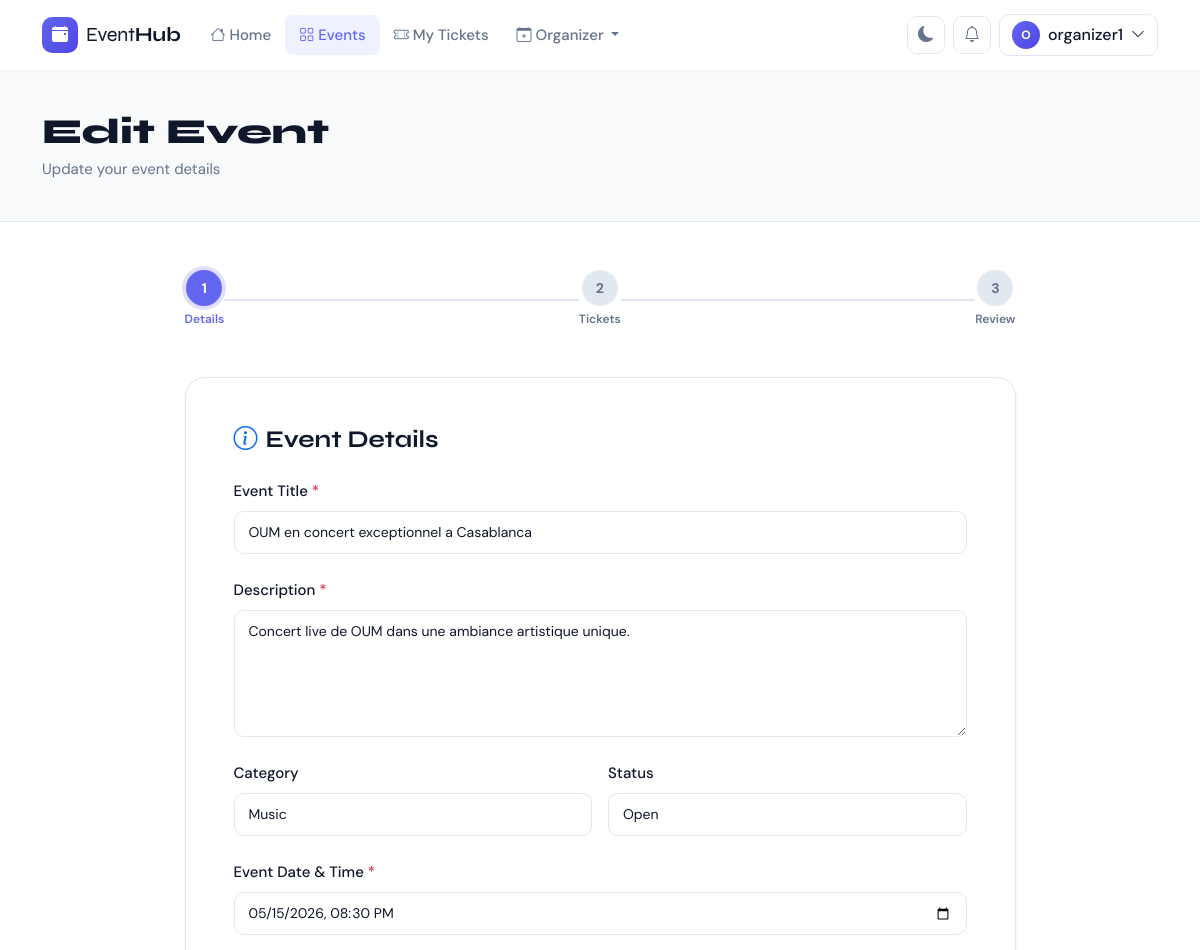
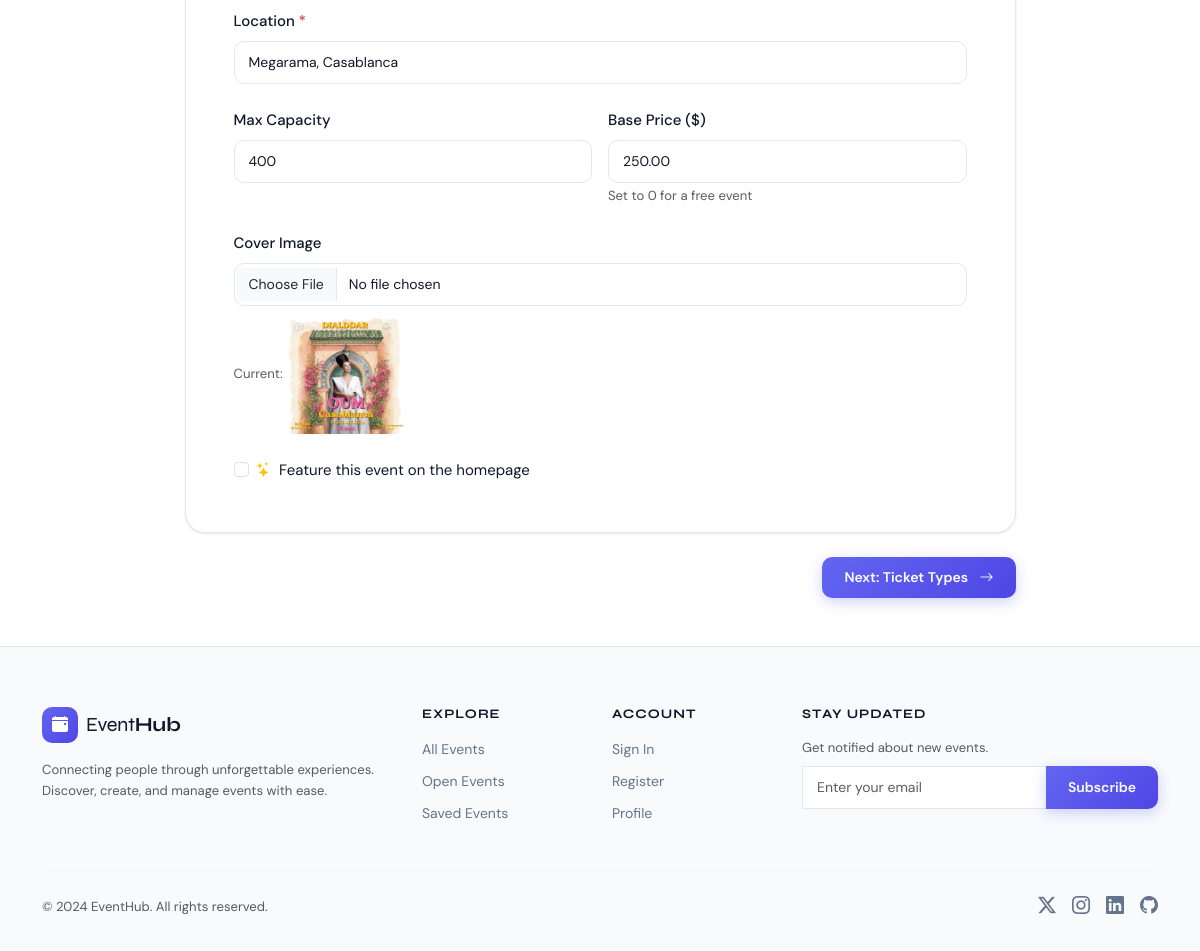
The page /events/2/edit/ (signed in) on the database its author committed (2 pictures, top to bottom).
### accounts/models.py (models this page shows, shortened)
class CustomUser(AbstractUser):
    ROLE_CHOICES = [
        ('participant', 'Participant'),
        ('organizer', 'Organizer'),
    ]
    role = models.CharField(max_length=20, choices=ROLE_CHOICES, default='participant')
    photo = models.ImageField(upload_to='profiles/', blank=True, null=True)
    phone = models.CharField(max_length=20, blank=True)
    bio = models.TextField(blank=True)
    bookmarks = models.ManyToManyField(
        'events.Event', blank=True, related_name='bookmarked_by'
    )
    class Meta:
        verbose_name = 'User'
        verbose_name_plural = 'Users'
    @property
    def is_organizer(self):
        return self.role == 'organizer'

### events/models.py (models this page shows, shortened)
class Event(models.Model):
    STATUS_CHOICES = [
        ('draft', 'Draft'),
        ('open', 'Open'),
        ('full', 'Full'),
        ('closed', 'Closed'),
    ]
    title = models.CharField(max_length=200)
    description = models.TextField()
    event_date = models.DateTimeField()
    location = models.CharField(max_length=300)
    capacity_max = models.PositiveIntegerField(default=100)
    price = models.DecimalField(max_digits=10, decimal_places=2, default=0.00)
    status = models.CharField(max_length=10, choices=STATUS_CHOICES, default='draft')
    image = models.ImageField(upload_to='events/', blank=True, null=True)
    organizer = models.ForeignKey(
        settings.AUTH_USER_MODEL, on_delete=models.CASCADE, related_name='organized_events'
    )
    category = models.ForeignKey(
        Category, on_delete=models.SET_NULL, null=True, blank=True, related_name='events'
    )
    created_at = models.DateTimeField(auto_now_add=True)
    updated_at = models.DateTimeField(auto_now=True)
    is_featured = models.BooleanField(default=False)
    views_count = models.PositiveIntegerField(default=0)
    class Meta:
        ordering = ['-created_at']

### events/views.py (the view, shortened to what this page needs)
# urls.py: path('<int:pk>/edit/', views.EditEventView.as_view(), name='edit_event'),
@method_decorator(login_required, name='dispatch')
class EditEventView(View):
    def get_event(self, request, pk):
        event = get_object_or_404(Event, pk=pk)
        if event.organizer != request.user and not request.user.is_staff:
            messages.error(request, 'You do not have permission to edit this event.')
            return None, redirect('my_events')
        return event, None
    def get(self, request, pk):
        event, redirect_response = self.get_event(request, pk)
        if redirect_response:
            return redirect_response
        form = EventForm(instance=event)
        ticket_formset = TicketTypeFormSet(instance=event)
        return render(request, 'events/event_form.html', {
            'form': form,
            'ticket_formset': ticket_formset,
            'event': event,
            'action': 'Edit'
        })

### accounts/context_processors.py (called while the page is built)
def notifications_processor(request):
    if request.user.is_authenticated:
        unread_count = request.user.notifications.filter(read=False).count()
        notifications = request.user.notifications.filter(read=False)[:5]
        return {
            'unread_notifications_count': unread_count,
            'recent_notifications': notifications,
        }
    return {}

### events/context_processors.py (called while the page is built)
def categories_processor(request):
    if request.path.startswith('/admin/'):
        return {}
    return {
        'all_categories': Category.objects.all()
    }

### events/models.py (called while the page is built)
    def __str__(self):
        return self.name

### templates/events/event_form.html (shortened to what this page needs)
{% extends 'base.html' %}
{% block content %}
<div class="page-header-simple">
  <div class="container">
    <h1 class="page-title">{{ action }} Event</h1>
    <p class="page-subtitle">{% if action == 'Create' %}Launch your next event on EventHub{% else %}Update your event details{% endif %}</p>
  </div>
</div>
<div class="container py-5">
  <div class="row justify-content-center">
    <div class="col-lg-9">
      <div class="step-indicator mb-5">
        <div class="step active" data-step="1"><span class="step-num">1</span><span class="step-label">Details</span></div>
        <div class="step-line"></div>
        <div class="step" data-step="2"><span class="step-num">2</span><span class="step-label">Tickets</span></div>
        <div class="step-line"></div>
        <div class="step" data-step="3"><span class="step-num">3</span><span class="step-label">Review</span></div>
      </div>
      <form method="post" enctype="multipart/form-data" id="eventForm">
        <div class="form-step active" id="step1">
          <div class="card-modern p-5 mb-4">
            <h4 class="mb-4"><i class="bi bi-info-circle me-2 text-primary"></i>Event Details</h4>
            <div class="mb-4">
              <label class="form-label fw-500">Event Title <span class="text-danger">*</span></label>
              {{ form.title }}
            </div>
            <div class="mb-4">
              <label class="form-label fw-500">Description <span class="text-danger">*</span></label>
              {{ form.description }}
            </div>
            <div class="row g-3 mb-4">
              <div class="col-md-6">
                <label class="form-label fw-500">Category</label>
                {{ form.category }}
              </div>
              <div class="col-md-6">
                <label class="form-label fw-500">Status</label>
                {{ form.status }}
              </div>
            </div>
            <div class="mb-4">
              <label class="form-label fw-500">Event Date & Time <span class="text-danger">*</span></label>
              {{ form.event_date }}
            </div>
            <div class="mb-4">
              <label class="form-label fw-500">Location <span class="text-danger">*</span></label>
              {{ form.location }}
            </div>
            <div class="row g-3 mb-4">
              <div class="col-md-6">
                <label class="form-label fw-500">Max Capacity</label>
                {{ form.capacity_max }}
              </div>
              <div class="col-md-6">
                <label class="form-label fw-500">Base Price ($)</label>
                {{ form.price }}
                <small class="text-muted">Set to 0 for a free event</small>
              </div>
            </div>
            <div class="mb-4">
              <label class="form-label fw-500">Cover Image</label>
              {{ form.image }}
              {% if event and event.image %}
              <div class="mt-2">
                <small class="text-muted">Current: </small>
                <img src="{{ event.image.url }}" class="img-fluid rounded" style="max-height:120px" />
              </div>
              {% endif %}
            </div>
            <div class="form-check">
              {{ form.is_featured }}
              <label class="form-check-label" for="{{ form.is_featured.id_for_label }}">
                <i class="bi bi-stars me-1 text-warning"></i> Feature this event on the homepage
              </label>
            </div>
          </div>
          <div class="d-flex justify-content-end">
            <button type="button" class="btn btn-primary-custom btn-lg" onclick="goToStep(2)">
              Next: Ticket Types <i class="bi bi-arrow-right ms-2"></i>
            </button>
          </div>
        </div>
      </form>
    </div>
  </div>
</div>
{% endblock %}

### templates/base.html (shortened to what this page needs)
<!DOCTYPE html>
<html lang="en" data-theme="light">
<head>
  <link href="https://cdn.jsdelivr.net/npm/bootstrap@5.3.2/dist/css/bootstrap.min.css" rel="stylesheet" />
  <link href="https://cdn.jsdelivr.net/npm/bootstrap-icons@1.11.3/font/bootstrap-icons.css" rel="stylesheet" />
  <link rel="stylesheet" href="/static/css/main.css" />
</head>
<body>
<nav class="navbar navbar-expand-lg sticky-top" id="mainNav">
  <div class="container">
    <a class="navbar-brand d-flex align-items-center gap-2" href="/">
      <span class="brand-icon"><i class="bi bi-calendar-event-fill"></i></span>
      <span class="brand-text">Event<strong>Hub</strong></span>
    </a>
    <div class="collapse navbar-collapse" id="navbarMain">
      <ul class="navbar-nav me-auto">
        <li class="nav-item">
          <a class="nav-link {% if request.resolver_match.url_name == 'home' %}active{% endif %}" href="/">
            <i class="bi bi-house me-1"></i>Home
          </a>
        </li>
        <li class="nav-item">
          <a class="nav-link {% if 'event' in request.resolver_match.url_name %}active{% endif %}" href="{% url 'event_list' %}">
            <i class="bi bi-grid me-1"></i>Events
          </a>
        </li>
        {% if user.is_authenticated %}
        <li class="nav-item">
          <a class="nav-link " href="{% url 'my_registrations' %}">
            <i class="bi bi-ticket-perforated me-1"></i>My Tickets
          </a>
        </li>
        {% endif %}
        {% if user.is_authenticated and user.is_organizer %}
        <li class="nav-item dropdown">
          <a class="nav-link dropdown-toggle" href="#" data-bs-toggle="dropdown">
            <i class="bi bi-calendar-plus me-1"></i>Organizer
          </a>
        </li>
        {% endif %}
      </ul>
      <div class="navbar-actions d-flex align-items-center gap-2">
        <button class="btn btn-icon" id="themeToggle" title="Toggle dark mode">
          <i class="bi bi-moon-fill" id="themeIcon"></i>
        </button>
        {% if user.is_authenticated %}
        <div class="dropdown">
          <button class="btn btn-icon position-relative" data-bs-toggle="dropdown">
            <i class="bi bi-bell"></i>
          </button>
        </div>
        <div class="dropdown">
          <button class="btn btn-user d-flex align-items-center gap-2" data-bs-toggle="dropdown">
            {% if user.photo %}
            <img src="{{ user.photo.url }}" class="user-avatar" alt="{{ user.username }}" />
            {% else %}
            <div class="user-avatar-initials">{{ user.username|slice:":1"|upper }}</div>
            {% endif %}
            <span class="d-none d-md-inline">{{ user.username }}</span>
            <i class="bi bi-chevron-down small"></i>
          </button>
        </div>
        {% else %}
        <a href="{% url 'login' %}" class="btn btn-ghost">Sign in</a>
        <a href="{% url 'register' %}" class="btn btn-primary-custom">Get Started</a>
        {% endif %}
      </div>
    </div>
  </div>
</nav>
<main>
  {% block content %}{% endblock %}
</main>
<footer class="site-footer">
  <div class="container">
    <div class="row gy-4">
      <div class="col-lg-4">
        <a class="d-flex align-items-center gap-2 text-decoration-none mb-3" href="/">
          <span class="brand-icon"><i class="bi bi-calendar-event-fill"></i></span>
          <span class="brand-text fs-5">Event<strong>Hub</strong></span>
        </a>
        <p class="text-muted small">Connecting people through unforgettable experiences. Discover, create, and manage events with ease.</p>
      </div>
      <div class="col-lg-2 col-6">
        <h6 class="footer-heading">Explore</h6>
        <ul class="footer-links">
          <li><a href="{% url 'event_list' %}">All Events</a></li>
          <li><a href="{% url 'event_list' %}?status=open">Open Events</a></li>
          <li><a href="{% url 'my_bookmarks' %}">Saved Events</a></li>
        </ul>
      </div>
      <div class="col-lg-2 col-6">
        <h6 class="footer-heading">Account</h6>
        <ul class="footer-links">
          <li><a href="{% url 'login' %}">Sign In</a></li>
          <li><a href="{% url 'register' %}">Register</a></li>
          <li><a href="{% url 'profile' %}">Profile</a></li>
        </ul>
      </div>
      <div class="col-lg-4">
        <h6 class="footer-heading">Stay Updated</h6>
        <p class="text-muted small mb-2">Get notified about new events.</p>
        <div class="input-group footer-subscribe">
          <input type="email" class="form-control" placeholder="Enter your email" />
          <button class="btn btn-primary-custom">Subscribe</button>
        </div>
      </div>
    </div>
    <hr class="footer-divider" />
    <div class="d-flex justify-content-between align-items-center flex-wrap gap-2">
      <p class="text-muted small mb-0">© 2024 EventHub. All rights reserved.</p>
      <div class="d-flex gap-3">
        <a href="#" class="social-link"><i class="bi bi-twitter-x"></i></a>
        <a href="#" class="social-link"><i class="bi bi-instagram"></i></a>
        <a href="#" class="social-link"><i class="bi bi-linkedin"></i></a>
        <a href="#" class="social-link"><i class="bi bi-github"></i></a>
      </div>
    </div>
  </div>
</footer>
</body>
</html>

### rows shown on the page
CustomUser: username "O", username "organizer1"
Event: title "OUM en concert exceptionnel a Casablanca", description "Concert live de OUM dans une ambiance artistique unique.", category "Music", status "Open", event_date "05/15/2026 20:30", location "Megarama, Casablanca", capacity_max "400", price "250.00", image (picture)

### other values the page prints
{{ action }} "Edit"
